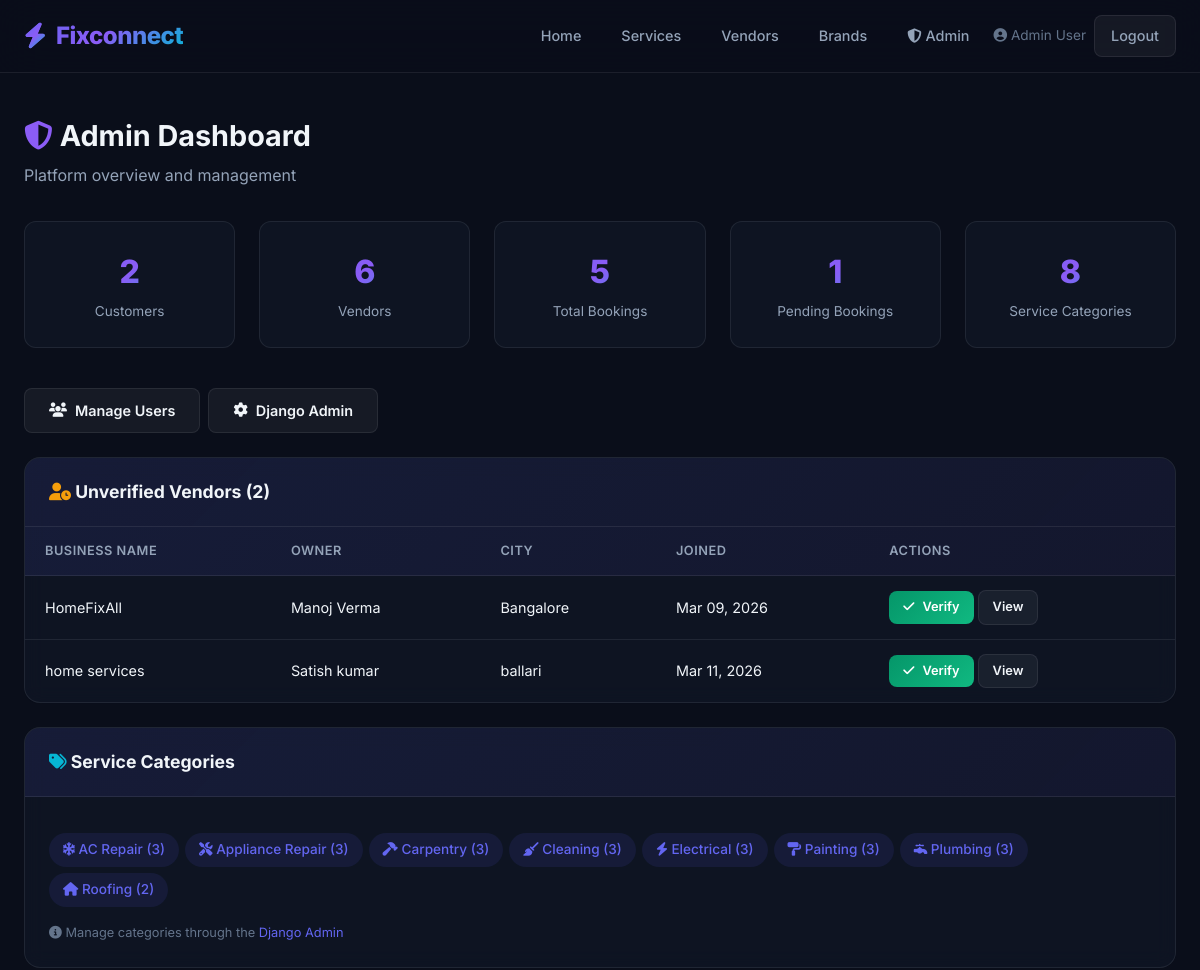
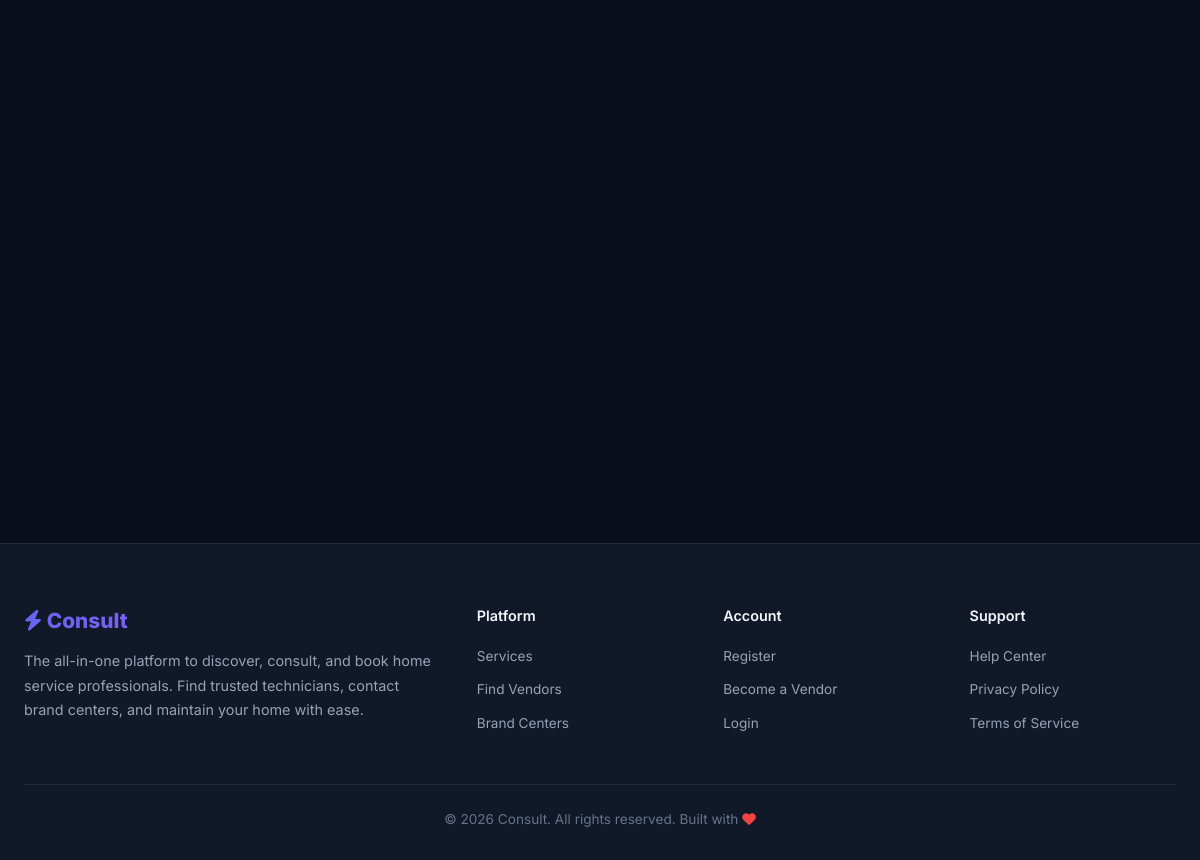
/admin-panel/ (signed in), run on the app's committed database (2 pictures, top to bottom).
### service/models.py (models this page shows, shortened)
class User(AbstractUser):
    ROLE_CHOICES = (
        ('customer', 'Customer'),
        ('vendor', 'Vendor'),
        ('admin', 'Admin'),
    )
    role = models.CharField(max_length=10, choices=ROLE_CHOICES, default='customer')
    phone = models.CharField(max_length=15, blank=True)
    city = models.CharField(max_length=100, blank=True)
    area = models.CharField(max_length=100, blank=True)
    profile_image = models.ImageField(upload_to='profiles/', blank=True, null=True)

class VendorProfile(models.Model):
    user = models.OneToOneField(User, on_delete=models.CASCADE, related_name='vendor_profile')
    business_name = models.CharField(max_length=200)
    description = models.TextField(blank=True)
    services = models.ManyToManyField(ServiceCategory, related_name='vendors')
    experience_years = models.PositiveIntegerField(default=0)
    hourly_rate = models.DecimalField(max_digits=8, decimal_places=2, default=0)
    is_verified = models.BooleanField(default=False)
    is_available = models.BooleanField(default=True)
    latitude = models.FloatField(null=True, blank=True)
    longitude = models.FloatField(null=True, blank=True)
    created_at = models.DateTimeField(auto_now_add=True)

class ServiceCategory(models.Model):
    name = models.CharField(max_length=100)
    slug = models.SlugField(unique=True)
    description = models.TextField(blank=True)
    icon = models.CharField(max_length=50, default='fas fa-tools')  # FontAwesome icon class
    class Meta:
        verbose_name_plural = "Service Categories"
        ordering = ['name']

### service/views.py (the view)
    def wrapper(request, *args, **kwargs):
        if not request.user.is_authenticated or request.user.role != 'admin':
            messages.error(request, 'Access restricted to administrators.')
            return redirect('home')
        return view_func(request, *args, **kwargs)

### service/views.py (called while the page is built)
def admin_required(view_func):
    def wrapper(request, *args, **kwargs):
        if not request.user.is_authenticated or request.user.role != 'admin':
            messages.error(request, 'Access restricted to administrators.')
            return redirect('home')
        return view_func(request, *args, **kwargs)
    return wrapper

@login_required
@admin_required
def admin_dashboard(request):
    total_customers = User.objects.filter(role='customer').count()
    total_vendors = User.objects.filter(role='vendor').count()
    total_bookings = Booking.objects.count()
    pending_bookings = Booking.objects.filter(status='pending').count()
    unverified_vendors = VendorProfile.objects.filter(is_verified=False)
    recent_bookings = Booking.objects.order_by('-created_at')[:20]
    categories = ServiceCategory.objects.all()
    context = {
        'total_customers': total_customers,
        'total_vendors': total_vendors,
        'total_bookings': total_bookings,
        'pending_bookings': pending_bookings,
        'unverified_vendors': unverified_vendors,
        'recent_bookings': recent_bookings,
        'categories': categories,
    }
    return render(request, 'admin_dashboard.html', context)

### templates/admin_dashboard.html (shortened to what this page needs)
{% extends 'base.html' %}
{% block content %}
<div class="page-wrapper">
  <div class="container">
    <div class="dashboard-header">
      <h1><i class="fas fa-shield-alt" style="color:var(--accent-secondary);"></i> Admin Dashboard</h1>
      <p>Platform overview and management</p>
    </div>
    <div class="stats-row">
      <div class="stat-card">
        <div class="stat-number">{{ total_customers }}</div>
        <div class="stat-label">Customers</div>
      </div>
      <div class="stat-card">
        <div class="stat-number">{{ total_vendors }}</div>
        <div class="stat-label">Vendors</div>
      </div>
      <div class="stat-card">
        <div class="stat-number">{{ total_bookings }}</div>
        <div class="stat-label">Total Bookings</div>
      </div>
      <div class="stat-card">
        <div class="stat-number">{{ pending_bookings }}</div>
        <div class="stat-label">Pending Bookings</div>
      </div>
      <div class="stat-card">
        <div class="stat-number">{{ categories.count }}</div>
        <div class="stat-label">Service Categories</div>
      </div>
    </div>
    <div class="flex gap-1 mb-3">
      <a href="{% url 'admin_manage_users' %}" class="btn btn-secondary">
        <i class="fas fa-users"></i> Manage Users
      </a>
      <a href="/admin/" class="btn btn-secondary">
        <i class="fas fa-cog"></i> Django Admin
      </a>
    </div>
    {% if unverified_vendors %}
    <div class="card mb-3">
      <div class="card-header">
        <h3 style="font-size:1.1rem;">
          <i class="fas fa-user-clock" style="color:var(--accent-warning);"></i> Unverified Vendors ({{ unverified_vendors.count }})
        </h3>
      </div>
      <div class="card-body" style="padding:0;">
        <div class="table-wrapper" style="border:none;border-radius:0;">
          <table>
            <thead>
              <tr>
                <th>Business Name</th>
                <th>Owner</th>
                <th>City</th>
                <th>Joined</th>
                <th>Actions</th>
              </tr>
            </thead>
            <tbody>
              {% for vendor in unverified_vendors %}
              <tr>
                <td>{{ vendor.business_name }}</td>
                <td>{{ vendor.user.get_full_name|default:vendor.user.username }}</td>
                <td>{{ vendor.user.city|default:"—" }}</td>
                <td>{{ vendor.created_at|date:"M d, Y" }}</td>
                <td>
                  <a href="{% url 'admin_verify_vendor' vendor.pk %}" class="btn btn-success btn-sm">
                    <i class="fas fa-check"></i> Verify
                  </a>
                  <a href="{% url 'vendor_detail' vendor.pk %}" class="btn btn-secondary btn-sm">View</a>
                </td>
              </tr>
              {% endfor %}
            </tbody>
          </table>
        </div>
      </div>
    </div>
    {% endif %}
    <div class="card mb-3">
      <div class="card-header">
        <h3 style="font-size:1.1rem;"><i class="fas fa-tags" style="color:var(--accent-tertiary);"></i> Service Categories</h3>
      </div>
      <div class="card-body">
        <div class="vendor-services">
          {% for cat in categories %}
          <span class="tag" style="padding:6px 14px;font-size:0.85rem;">
            <i class="{{ cat.icon }}"></i> {{ cat.name }} ({{ cat.vendors.count }})
          </span>
          {% endfor %}
        </div>
        <p class="form-help mt-2">
          <i class="fas fa-info-circle"></i> Manage categories through the <a href="/admin/service/servicecategory/">Django Admin</a>
        </p>
      </div>
    </div>
  </div>
</div>
{% endblock %}

### templates/base.html (shortened to what this page needs)
{% load static %}
<!DOCTYPE html>
<html lang="en">
<head>
  <link rel="stylesheet" href="{% static 'css/style.css' %}">
  <link rel="stylesheet" href="https://cdnjs.cloudflare.com/ajax/libs/font-awesome/6.5.1/css/all.min.css">
</head>
<body>
  <nav class="navbar">
    <div class="navbar-inner">
      <a href="{% url 'home' %}" class="navbar-brand">
        <i class="fas fa-bolt"></i> Fixconnect
      </a>
      <ul class="navbar-links">
        <li><a href="{% url 'home' %}" class="{% if request.resolver_match.url_name == 'home' %}active{% endif %}">Home</a></li>
        <li><a href="{% url 'service_list' %}" class="{% if request.resolver_match.url_name == 'service_list' %}active{% endif %}">Services</a></li>
        <li><a href="{% url 'vendor_list' %}" class="{% if request.resolver_match.url_name == 'vendor_list' %}active{% endif %}">Vendors</a></li>
        <li><a href="{% url 'brand_list' %}" class="{% if request.resolver_match.url_name == 'brand_list' %}active{% endif %}">Brands</a></li>
        {% if user.is_authenticated %}
          {% if user.role == 'customer' %}
            <li><a href="{% url 'appliance_list' %}"><i class="fas fa-box"></i> My Appliances</a></li>
            <li><a href="{% url 'booking_list' %}"><i class="fas fa-calendar"></i> Bookings</a></li>
          {% elif user.role == 'vendor' %}
            <li><a href="{% url 'vendor_dashboard' %}"><i class="fas fa-tachometer-alt"></i> Dashboard</a></li>
          {% elif user.role == 'admin' %}
            <li><a href="{% url 'admin_dashboard' %}"><i class="fas fa-shield-alt"></i> Admin</a></li>
          {% endif %}
          <li class="nav-auth">
            <span style="color:var(--text-muted);font-size:0.85rem;">
              <i class="fas fa-user-circle"></i> {{ user.get_full_name|default:user.username }}
            </span>
            <a href="{% url 'logout' %}" class="btn btn-secondary btn-sm">Logout</a>
          </li>
        {% else %}
          <li class="nav-auth">
            <a href="{% url 'login' %}" class="btn btn-secondary btn-sm">Login</a>
            <a href="{% url 'register_customer' %}" class="btn btn-primary btn-sm">Sign Up</a>
          </li>
        {% endif %}
      </ul>
    </div>
  </nav>
  {% block content %}{% endblock %}
  <footer class="footer">
    <div class="container">
      <div class="footer-grid">
        <div>
          <div class="footer-brand"><i class="fas fa-bolt"></i> Consult</div>
          <p class="footer-about">
            The all-in-one platform to discover, consult, and book home service professionals.
            Find trusted technicians, contact brand centers, and maintain your home with ease.
          </p>
        </div>
        <div>
          <h4>Platform</h4>
          <ul class="footer-links">
            <li><a href="{% url 'service_list' %}">Services</a></li>
            <li><a href="{% url 'vendor_list' %}">Find Vendors</a></li>
            <li><a href="{% url 'brand_list' %}">Brand Centers</a></li>
          </ul>
        </div>
        <div>
          <h4>Account</h4>
          <ul class="footer-links">
            <li><a href="{% url 'register_customer' %}">Register</a></li>
            <li><a href="{% url 'register_vendor' %}">Become a Vendor</a></li>
            <li><a href="{% url 'login' %}">Login</a></li>
          </ul>
        </div>
        <div>
          <h4>Support</h4>
          <ul class="footer-links">
            <li><a href="#">Help Center</a></li>
            <li><a href="#">Privacy Policy</a></li>
            <li><a href="#">Terms of Service</a></li>
          </ul>
        </div>
      </div>
      <div class="footer-bottom">
        &copy; 2026 Consult. All rights reserved. Built with <i class="fas fa-heart" style="color:var(--accent-danger);"></i>
      </div>
    </div>
  </footer>
</body>
</html>

### data on the page
User: get_full_name "Admin User"
VendorProfile: business_name "HomeFixAll", user.get_full_name "Manoj Verma", user.city "Bangalore", created_at "Mar 09, 2026"
VendorProfile: business_name "home services", user.get_full_name "Satish kumar", user.city "ballari", created_at "Mar 11, 2026"
ServiceCategory: name "AC Repair", vendors.count "3"
ServiceCategory: name "Appliance Repair", vendors.count "3"
ServiceCategory: name "Carpentry", vendors.count "3"
ServiceCategory: name "Cleaning", vendors.count "3"
ServiceCategory: name "Electrical", vendors.count "3"
ServiceCategory: name "Painting", vendors.count "3"
ServiceCategory: name "Plumbing", vendors.count "3"
ServiceCategory: name "Roofing", vendors.count "2"

### other printed values
{{ total_customers }} "2"
{{ total_vendors }} "6"
{{ total_bookings }} "5"
{{ pending_bookings }} "1"
{{ categories.count }} "8"
{{ unverified_vendors.count }} "2"
